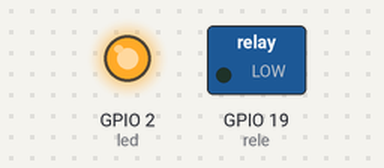
This program was run on a simulated ESP32 board running MicroPython. Parts: switched loads named in the program (green lamp = pin HIGH), output pins drawn as LEDs (lit = HIGH). What the program prints to the serial console is not drawn.

Above: at 1.0 s.
At 3.0 s:
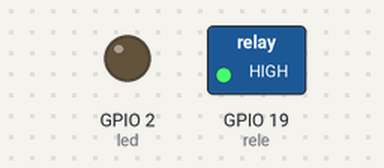
Timing chart, 0 to 5.2 s (numbered marks = the images above):
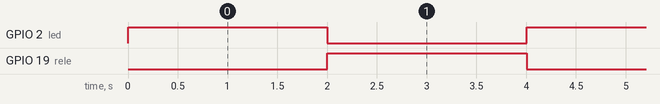

Measured:
- by itself, GPIO 2 (led), GPIO 19 (rele): alternates HIGH for 2.0 s and LOW for 2.0 s

The program:

main.py
```python
"""
Control de Relé - ESP32
======================
Hardware: ESP32 DevKit V1
Componentes: 1 LED, 1 resistor, 1 módulo relé
Conexionado: GPIO 2 -> LED, GPIO 19 -> Relé
Lenguaje: MicroPython
Lógica: Controla un relé
"""

from machine import Pin
import time

# Configuración
led = Pin(2, Pin.OUT)
led.value(0)

rele = Pin(19, Pin.OUT)
rele.value(1)

cambios = 0


def activar():
    rele.value(0)
    led.value(1)
    print("🔋 RELÉ ACTIVADO")


def desactivar():
    rele.value(1)
    led.value(0)
    print("⭕ RELÉ DESACTIVADO")


print("=" * 50)
print("Control de Relé - ESP32")
print("GPIO 2 -> LED, GPIO 19 -> Relé")
print("=" * 50)

while True:
    activar()
    cambios += 1
    print(f"👉 Cambio #{cambios}: ON por 2s")
    time.sleep(2)

    desactivar()
    cambios += 1
    print(f"👉 Cambio #{cambios}: OFF por 2s")
    time.sleep(2)
```
